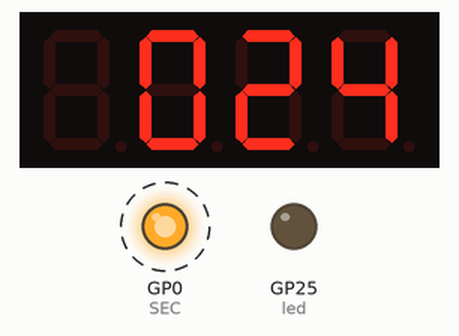
The program below on a simulated Raspberry Pi Pico running MicroPython. On the bench: 4-digit seven-segment display, output pins drawn as LEDs (lit = HIGH). Dashed ring = blinking. The clock reads 2024-03-15 10:24:30 at power-on unless the program sets it; the segment pins are drawn as the display they are named for; pins used as bus, display or sensor lines are not drawn.

Above: at 0.1 s.
At 129.1 s:
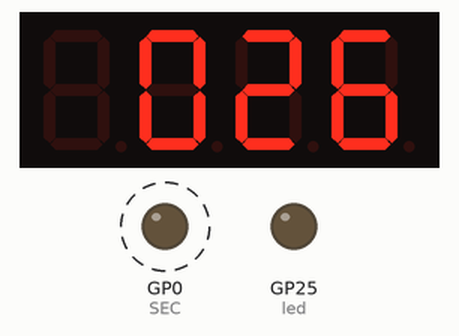
Timing chart, 0 to 130.0 s (numbered marks = the images above):
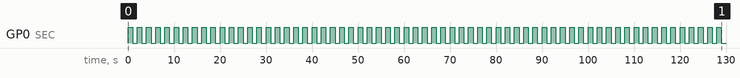

The program:

main_v1.py
```python
from machine import I2C, Pin
from urtc import DS1307
import time

i2c_rtc = I2C(1,scl = Pin(27),sda = Pin(26))
result = I2C.scan(i2c_rtc)
rtc = DS1307(i2c_rtc)

led = Pin(25, Pin.OUT); led.off()

A = Pin(6, Pin.OUT)
B = Pin(5, Pin.OUT)
C = Pin(1, Pin.OUT)
D = Pin(2, Pin.OUT)
E = Pin(13, Pin.OUT)
F = Pin(7, Pin.OUT)
G = Pin(3, Pin.OUT)

SEC = Pin(0, Pin.OUT)

D0 = Pin(18, Pin.OPEN_DRAIN)
D1 = Pin(8, Pin.OPEN_DRAIN)
D2 = Pin(12, Pin.OPEN_DRAIN)
D3 = Pin(11, Pin.OPEN_DRAIN)

digits = [D0,D1,D2,D3]
segs = [A,B,C,D,E,F,G]
numbers = [0b1000000, 0b1111001, 0b0100100, 0b0110000, 0b0011001, 0b0010010,0b0000010, 0b1111000, 0b0000000, 0b0010000]

sec_old = 0; d = 0.005
hour = 0; minute = 0

def lightDigit(n,number):
  lightSegments(number)
  digits[n].on()
  time.sleep(d)
  digits[n].off()

def lightSegments(number):
  for i in range(7):
    (segs[i]).value( ((number >> i) & 1) )

'''now = (2020,10,10,2,7,23 ,10,0)
rtc.datetime(now)
time.sleep(10*d)'''

while True:
    (year,month,date,day,hour,minute,second,p1)=rtc.datetime()
    if sec_old is not second:
        SEC.toggle()
        sec_old = second

    if(hour>12): hour = hour-12

    first_h = int(hour / 10);
    second_h = int(hour % 10);
    first_m = int(minute / 10);
    second_m = int(minute % 10);

    if(first_h == 0): digits[0].on()
    else: digits[0].off()

    lightDigit(1,numbers[second_h]);
    lightDigit(2,numbers[first_m]);
    lightDigit(3,numbers[second_m]);
```

Measured:
- by itself, GP0 (SEC): alternates HIGH for 1.0 s and LOW for 1.0 s
